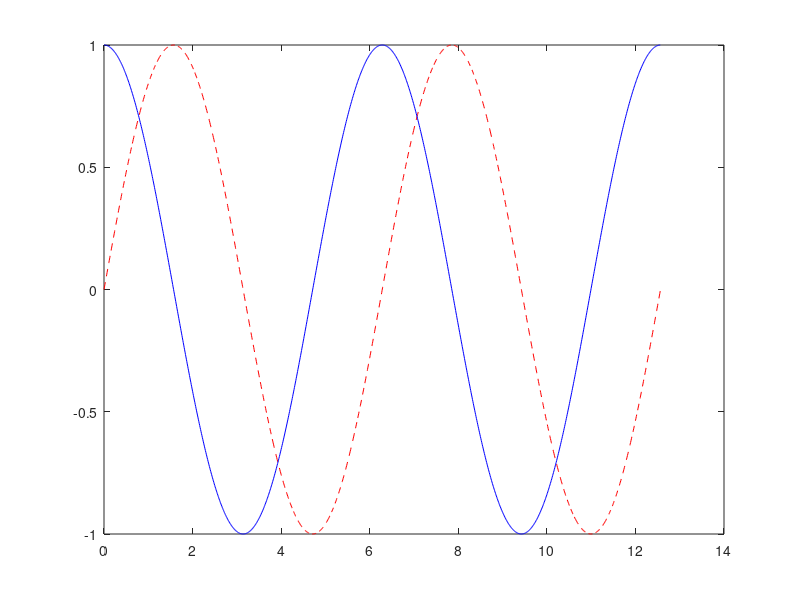
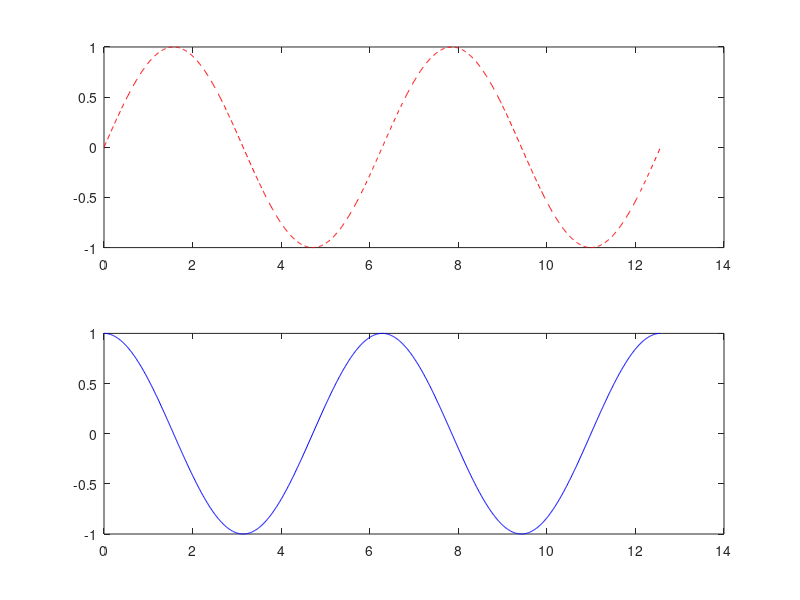
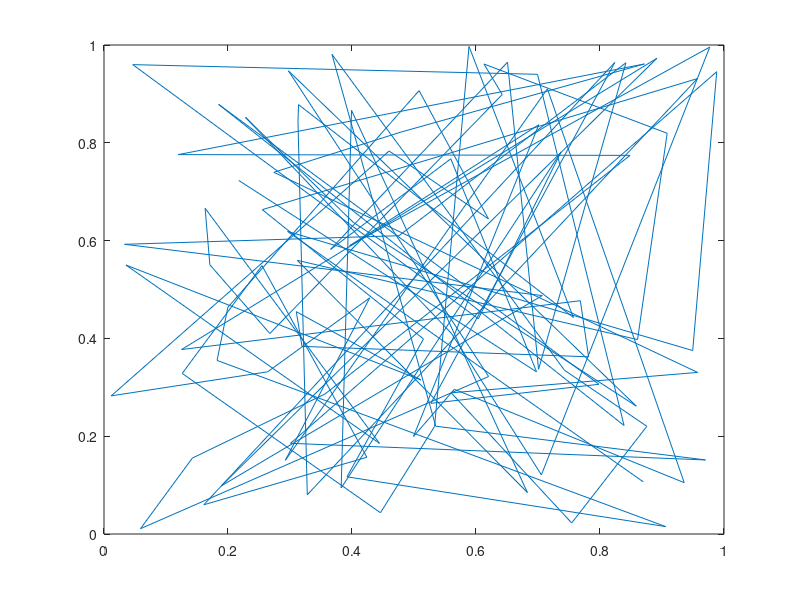
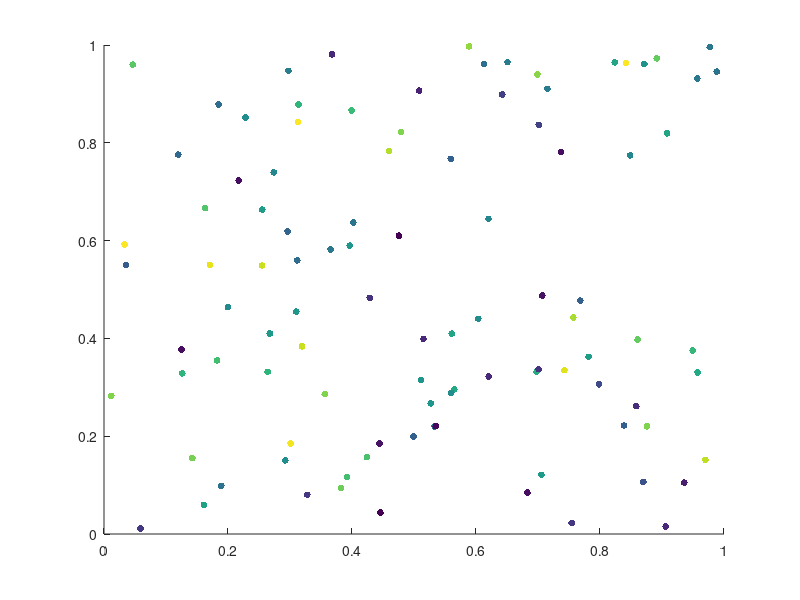

Reproduce these figures in MATLAB, in order.
%% Inclass assignment 2 - Walter Frank Lenoir 


% 1. a. fill in this loop with a conditional statement so that it displays
% only the odd numbers

for ii = 1:20
    if rem(ii,2) == 1
        disp(ii);
    end
end
% b. Write a new loop to display the same odd numbers which doesn't use a conditional statement 

for ii = 1:2:20
    disp(ii);
end

% c. display the same odd numbers without a loop or conditional (hint use
%  num2str)

ii = 1:2:20
disp(num2str(ii));


%% 2. Vectorize the following code (that is produce the same result in z
%without using a loop). 
%Walter Frank Lenoir 
%a. 

for ii = 1:100
    z(ii) = ii*ii;
end

ii = 1:100;
z = ii.*ii;

%b. 
z = 0;
for ii = 1:100
    z = z + ii;
end

ii = 1:100;
z = sum(ii);

%c.
xx = rand(50,2);

for ii = 1:50
    z(ii) = sqrt(xx(ii,1)^2+xx(ii,2)^2);
end

z = sqrt(xx(:,1).^2 + xx(:,2).^2);

% d. what is the formula in c computing?

%Pythagorean Theorem

%% plotting
%Walter Frank Lenoir 

%a. make a plot of sin(x) and cos(x) vs x from x = 0 to 4*pi on the same axis where the graph
%of sin(x) vs x is a red-dashed line and the graph of cos(x) vs x is a
%blue solid line.

time_points = 0:0.01:4*pi;

figure;
plot(time_points, sin(time_points),'r--');
hold on;
plot(time_points, cos(time_points),'b-');

%b. repeat the above but where each graph is in a different subplot in the
% same figure. 
figure;
ax1 = subplot(2,1,1);
ax2 = subplot(2,1,2);
plot(ax1,time_points, sin(time_points),'r--');
plot(ax2,time_points, cos(time_points),'b-');
%c. here is some data, imagine they are x and y coordinates for cells. 
xy_dat = rand(100,2);
%plot the data in the xy plane.
figure;
plot(xy_dat(:,1),xy_dat(:,2));
%now imagine there is some fluorescence data corresponding to the same
%cells
fluor = rand(100,1);
% plot the data in the xy plane but color code the data by the fluorescnece
% values. Hint: see the scatter command

figure;
scatter(xy_dat(:,1),xy_dat(:,2),24,fluor,'filled');